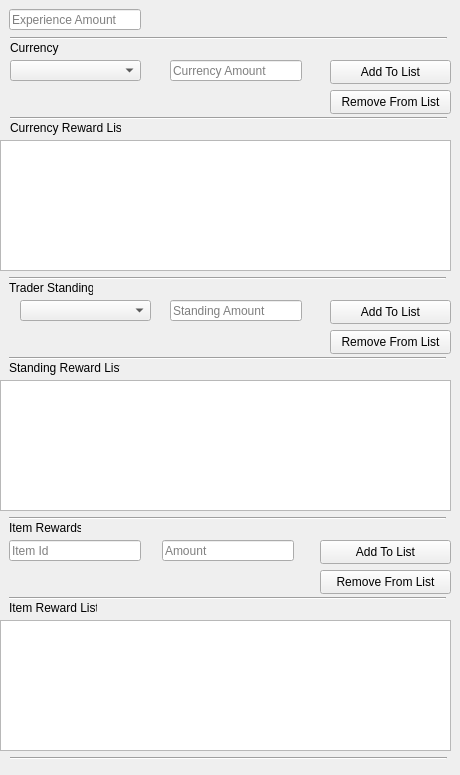
            <widget class="QWidget" name="tab_8">
             <attribute name="title">
              <string>Success 1</string>
             </attribute>
             <widget class="QLineEdit" name="ExperienceAmount">
              <property name="geometry">
               <rect>
                <x>9</x>
                <y>9</y>
                <width>132</width>
                <height>21</height>
               </rect>
              </property>
              <property name="text">
               <string/>
              </property>
              <property name="maxLength">
               <number>24</number>
              </property>
              <property name="placeholderText">
               <string>Experience Amount</string>
              </property>
              <property name="clearButtonEnabled">
               <bool>true</bool>
              </property>
             </widget>
             <widget class="QLineEdit" name="CurrencyAmount">
              <property name="geometry">
               <rect>
                <x>170</x>
                <y>60</y>
                <width>132</width>
                <height>21</height>
               </rect>
              </property>
              <property name="text">
               <string/>
              </property>
              <property name="maxLength">
               <number>24</number>
              </property>
              <property name="placeholderText">
               <string>Currency Amount</string>
              </property>
              <property name="clearButtonEnabled">
               <bool>true</bool>
              </property>
             </widget>
             <widget class="QComboBox" name="CurrencyType">
              <property name="geometry">
               <rect>
                <x>10</x>
                <y>60</y>
                <width>131</width>
                <height>21</height>
               </rect>
              </property>
              <property name="editable">
               <bool>false</bool>
              </property>
              <property name="placeholderText">
               <string>Currency Type</string>
              </property>
              <property name="modelColumn">
               <number>0</number>
              </property>
             </widget>
             <widget class="Line" name="line_5">
              <property name="geometry">
               <rect>
                <x>9</x>
                <y>270</y>
                <width>437</width>
                <height>16</height>
               </rect>
              </property>
              <property name="orientation">
               <enum>Qt::Horizontal</enum>
              </property>
             </widget>
             <widget class="QLabel" name="label_6">
              <property name="geometry">
               <rect>
                <x>9</x>
                <y>280</y>
                <width>84</width>
                <height>16</height>
               </rect>
              </property>
              <property name="text">
               <string>Trader Standing</string>
              </property>
             </widget>
             <widget class="QLabel" name="label_7">
              <property name="geometry">
               <rect>
                <x>9</x>
                <y>360</y>
                <width>111</width>
                <height>16</height>
               </rect>
              </property>
              <property name="text">
               <string>Standing Reward List</string>
              </property>
             </widget>
             <widget class="Line" name="line_6">
              <property name="geometry">
               <rect>
                <x>9</x>
                <y>350</y>
                <width>437</width>
                <height>16</height>
               </rect>
              </property>
              <property name="orientation">
               <enum>Qt::Horizontal</enum>
              </property>
             </widget>
             <widget class="QLabel" name="label_8">
              <property name="geometry">
               <rect>
                <x>9</x>
                <y>520</y>
                <width>72</width>
                <height>16</height>
               </rect>
              </property>
              <property name="text">
               <string>Item Rewards</string>
              </property>
             </widget>
             <widget class="QLineEdit" name="StandingAmount">
              <property name="geometry">
               <rect>
                <x>170</x>
                <y>300</y>
                <width>132</width>
                <height>21</height>
               </rect>
              </property>
              <property name="text">
               <string/>
              </property>
              <property name="maxLength">
               <number>24</number>
              </property>
              <property name="placeholderText">
               <string>Standing Amount</string>
              </property>
              <property name="clearButtonEnabled">
               <bool>true</bool>
              </property>
             </widget>
             <widget class="Line" name="line_7">
              <property name="geometry">
               <rect>
                <x>9</x>
                <y>590</y>
                <width>437</width>
                <height>16</height>
               </rect>
              </property>
              <property name="orientation">
               <enum>Qt::Horizontal</enum>
              </property>
             </widget>
             <widget class="QPushButton" name="SuccessAddStandingToList">
              <property name="geometry">
               <rect>
                <x>330</x>
                <y>300</y>
                <width>121</width>
                <height>24</height>
               </rect>
              </property>
              <property name="text">
               <string>Add To List</string>
              </property>
             </widget>
             <widget class="QLineEdit" name="SuccessRewardId">
              <property name="geometry">
               <rect>
                <x>9</x>
                <y>540</y>
                <width>132</width>
                <height>21</height>
               </rect>
              </property>
              <property name="text">
               <string/>
              </property>
              <property name="maxLength">
               <number>24</number>
              </property>
              <property name="placeholderText">
               <string>Item Id</string>
              </property>
              <property name="clearButtonEnabled">
               <bool>true</bool>
              </property>
             </widget>
             <widget class="QLineEdit" name="SuccessRewardAmount">
              <property name="geometry">
               <rect>
                <x>162</x>
                <y>540</y>
                <width>132</width>
                <height>21</height>
               </rect>
              </property>
              <property name="text">
               <string/>
              </property>
              <property name="maxLength">
               <number>24</number>
              </property>
              <property name="placeholderText">
               <string>Amount</string>
              </property>
              <property name="clearButtonEnabled">
               <bool>true</bool>
              </property>
             </widget>
             <widget class="QPushButton" name="SuccessAddItemToList">
              <property name="geometry">
               <rect>
                <x>320</x>
                <y>540</y>
                <width>131</width>
                <height>24</height>
               </rect>
              </property>
              <property name="text">
               <string>Add To List</string>
              </property>
             </widget>
             <widget class="Line" name="line_8">
              <property name="geometry">
               <rect>
                <x>9</x>
                <y>510</y>
                <width>437</width>
                <height>16</height>
               </rect>
              </property>
              <property name="orientation">
               <enum>Qt::Horizontal</enum>
              </property>
             </widget>
             <widget class="QLabel" name="label_5">
              <property name="geometry">
               <rect>
                <x>9</x>
                <y>600</y>
                <width>88</width>
                <height>16</height>
               </rect>
              </property>
              <property name="text">
               <string>Item Reward List</string>
              </property>
             </widget>
             <widget class="QPushButton" name="SuccessAddCurrencyToList">
              <property name="geometry">
               <rect>
                <x>330</x>
                <y>60</y>
                <width>121</width>
                <height>24</height>
               </rect>
              </property>
              <property name="text">
               <string>Add To List</string>
              </property>
             </widget>
             <widget class="Line" name="line_12">
              <property name="geometry">
               <rect>
                <x>10</x>
                <y>30</y>
                <width>437</width>
                <height>16</height>
               </rect>
              </property>
              <property name="orientation">
               <enum>Qt::Horizontal</enum>
              </property>
             </widget>
             <widget class="QLabel" name="label_11">
              <property name="geometry">
               <rect>
                <x>10</x>
                <y>40</y>
                <width>84</width>
                <height>16</height>
               </rect>
              </property>
              <property name="text">
               <string>Currency</string>
              </property>
             </widget>
             <widget class="Line" name="line_13">
              <property name="geometry">
               <rect>
                <x>10</x>
                <y>110</y>
                <width>437</width>
                <height>16</height>
               </rect>
              </property>
              <property name="orientation">
               <enum>Qt::Horizontal</enum>
              </property>
             </widget>
             <widget class="QLabel" name="label_12">
              <property name="geometry">
               <rect>
                <x>10</x>
                <y>120</y>
                <width>111</width>
                <height>16</height>
               </rect>
              </property>
              <property name="text">
               <string>Currency Reward List</string>
              </property>
             </widget>
             <widget class="QListWidget" name="SuccessCurrencyWidget">
              <property name="geometry">
               <rect>
                <x>0</x>
                <y>140</y>
                <width>451</width>
                <height>131</height>
               </rect>
              </property>
             </widget>
             <widget class="QPushButton" name="SuccessCurrencyRemoveFromList">
              <property name="geometry">
               <rect>
                <x>330</x>
                <y>90</y>
                <width>121</width>
                <height>24</height>
               </rect>
              </property>
              <property name="text">
               <string>Remove From List</string>
              </property>
             </widget>
             <widget class="QPushButton" name="SuccessRemoveStandingFromList">
              <property name="geometry">
               <rect>
                <x>330</x>
                <y>330</y>
                <width>121</width>
                <height>24</height>
               </rect>
              </property>
              <property name="text">
               <string>Remove From List</string>
              </property>
             </widget>
             <widget class="QPushButton" name="SuccessRemoveItemFromList">
              <property name="geometry">
               <rect>
                <x>320</x>
                <y>570</y>
                <width>131</width>
                <height>24</height>
               </rect>
              </property>
              <property name="text">
               <string>Remove From List</string>
              </property>
             </widget>
             <widget class="QListWidget" name="SuccessStandingWidget">
              <property name="geometry">
               <rect>
                <x>0</x>
                <y>380</y>
                <width>451</width>
                <height>131</height>
               </rect>
              </property>
             </widget>
             <widget class="QListWidget" name="SuccessItemWidget">
              <property name="geometry">
               <rect>
                <x>0</x>
                <y>620</y>
                <width>451</width>
                <height>131</height>
               </rect>
              </property>
             </widget>
             <widget class="Line" name="line_15">
              <property name="geometry">
               <rect>
                <x>10</x>
                <y>750</y>
                <width>437</width>
                <height>16</height>
               </rect>
              </property>
              <property name="orientation">
               <enum>Qt::Horizontal</enum>
              </property>
             </widget>
             <widget class="QComboBox" name="SuccessTrader">
              <property name="geometry">
               <rect>
                <x>20</x>
                <y>300</y>
                <width>131</width>
                <height>21</height>
               </rect>
              </property>
              <property name="editable">
               <bool>false</bool>
              </property>
              <property name="placeholderText">
               <string>Trader</string>
              </property>
              <property name="modelColumn">
               <number>0</number>
              </property>
             </widget>
            </widget>
